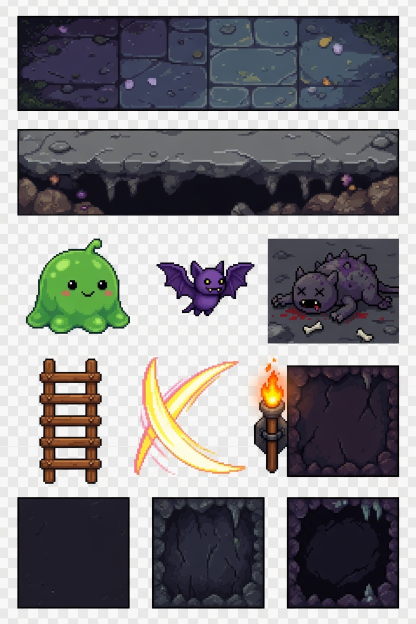
#> input picture assets/source/ai_dungeon_sheet_raw.jpg, 832 x 1248 px (shown at 1/2 size)
$ python -i character_art.py   (imports and definitions only)
#> lines starting #> are read from the running program, lines starting #| are printed output that depends on the picture
### tools/ai_art_common.py
"""Shared helpers for processing AI-generated pixel art into game assets."""

from __future__ import annotations

from pathlib import Path

from PIL import Image

ROOT = Path(__file__).resolve().parents[1]
SOURCE = ROOT / "assets" / "source"


def raw_path(name: str) -> Path:
    return SOURCE / f"ai_{name}_raw.jpg"


def clean_path(name: str) -> Path:
    return SOURCE / f"ai_{name}_clean.png"


# [28 lines left out: functions strip_background, cleanup_pixels, not called in this run]


def lowest_opaque_row(image: Image.Image) -> int:
    px = image.load()
    width, height = image.size
    for y in range(height - 1, -1, -1):
        for x in range(width):
            if px[x, y][3] > 30:
                return y
    return height - 1


# [116 lines left out: functions prepare_raw, load_clean, fit_to_canvas, resize_exact, find_tile_band, slice_tile_sheet, not called in this run]

### tools/character_art.py
"""Build the 16x32 Stardew-style player sheet from AI-generated art."""

from __future__ import annotations

from PIL import Image

from ai_art_common import cleanup_pixels, load_clean, lowest_opaque_row

FRAME_W = 16
FRAME_H = 32
WALK_FRAMES = 4
GRID_COLS = 4
GRID_ROWS = 5
GROUND_Y = 31
PAD_TOP = 6
PAD_BOTTOM = 18
PAD_X = 8

# AI sheet is 5 rows x 4 cols (not 6). Each row is a full walk cycle.
ROW_DOWN = 4
ROW_RIGHT = 1
ROW_UP = 2
ROW_LEFT = 0


def cell_size(img: Image.Image) -> tuple[int, int]:
    return img.width // GRID_COLS, img.height // GRID_ROWS


def crop_cell(img: Image.Image, row: int, col: int) -> Image.Image:
    cell_w, cell_h = cell_size(img)
    return img.crop((col * cell_w, row * cell_h, (col + 1) * cell_w, (row + 1) * cell_h))


def padded_crop(cell: Image.Image) -> Image.Image:
    bbox = cell.getbbox()
    if not bbox:
        return Image.new("RGBA", (1, 1), (0, 0, 0, 0))

    x0, y0, x1, y1 = bbox
    x0 = max(0, x0 - PAD_X)
    y0 = max(0, y0 - PAD_TOP)
    x1 = min(cell.width - 1, x1 + PAD_X)
    y1 = min(cell.height - 1, y1 + PAD_BOTTOM)
    return cell.crop((x0, y0, x1 + 1, y1 + 1))


def fit_frame_to_ground(crop: Image.Image, ground_y: int = GROUND_Y) -> Image.Image:
    frame = Image.new("RGBA", (FRAME_W, FRAME_H), (0, 0, 0, 0))
    bbox = crop.getbbox()
    if not bbox:
        return frame

    cropped = crop.crop(bbox)

    scale = min(FRAME_W / cropped.width, FRAME_H / cropped.height)
    new_w = max(1, int(cropped.width * scale))
    new_h = max(1, int(cropped.height * scale))
    resized = cropped.resize((new_w, new_h), Image.Resampling.NEAREST)

    foot = lowest_opaque_row(resized)
    oy = ground_y - foot
    if oy < 0:
        scale = min(scale, (ground_y + 1) / cropped.height)
        new_w = max(1, int(cropped.width * scale))
        new_h = max(1, int(cropped.height * scale))
        resized = cropped.resize((new_w, new_h), Image.Resampling.NEAREST)
        foot = lowest_opaque_row(resized)
        oy = ground_y - foot

    ox = (FRAME_W - new_w) // 2
    frame.paste(resized, (ox, oy))
    return cleanup_pixels(frame)


def mirror_frame(frame: Image.Image) -> Image.Image:
    return frame.transpose(Image.Transpose.FLIP_LEFT_RIGHT)


def extract_direction_row(img: Image.Image, row: int) -> list[Image.Image]:
    """Extract 4 frames from one sheet row, anchoring each frame's feet to GROUND_Y."""
    crops = [padded_crop(crop_cell(img, row, col)) for col in range(WALK_FRAMES)]
    return [fit_frame_to_ground(crop) for crop in crops]


def build_from_ai_grid(img: Image.Image) -> Image.Image:
    sheet = Image.new("RGBA", (64, 128), (0, 0, 0, 0))
    direction_rows = [ROW_DOWN, ROW_RIGHT, ROW_UP, ROW_LEFT]

    for dest_row, src_row in enumerate(direction_rows):
        frames = extract_direction_row(img, src_row)
        for col, frame in enumerate(frames):
            sheet.paste(frame, (col * FRAME_W, dest_row * FRAME_H))

    return sheet


def build_original_player_sheet() -> Image.Image:
    img = load_clean("player")
    return build_from_ai_grid(img)

>>> from PIL import Image
>>> picture = Image.open('../assets/source/ai_dungeon_sheet_raw.jpg')
#> picture is the input picture: PIL image 832x1248 RGB; mean R, G, B 132.6, 131.4, 134
>>> result = build_from_ai_grid(picture)
#> in build_from_ai_grid, `sheet = Image.new("RGBA", (64, 128), (0, 0, 0, 0))`: sheet: PIL image 64x128 RGBA; every value is 0
#> the loop in build_from_ai_grid, `for dest_row, src_row in enumerate(direction_rows):` made 1 pass
#> pass 1, in fit_frame_to_ground, `cropped = crop.crop(bbox)`:
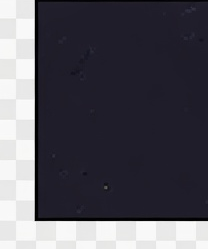
#> cropped: PIL image 208x249 RGB; mean R, G, B 84.6, 83.2, 92.2
#> pass 1, in fit_frame_to_ground, `resized = cropped.resize((new_w, new_h), Image.Resampling.NEAREST)`:
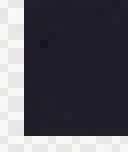
#> resized: PIL image 16x19 RGB (shown 8 times larger); mean R, G, B 87.9, 86.4, 95.5
#> (the run stopped early here; a loop or call above may not have finished)

$ run again, on assets/source/ai_hub_tiles_raw.jpg
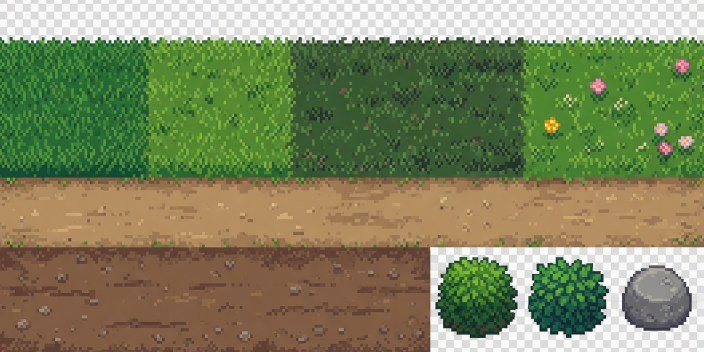
#> input picture assets/source/ai_hub_tiles_raw.jpg, 1408 x 704 px (shown at 1/2 size)
#> picture is the input picture: PIL image 1408x704 RGB; mean R, G, B 127, 133.8, 95.1
#> sheet: PIL image 64x128 RGBA; every value is 0
#> the loop in build_from_ai_grid, `for dest_row, src_row in enumerate(direction_rows):` made 1 pass
#> pass 1, in fit_frame_to_ground, `cropped = crop.crop(bbox)`:
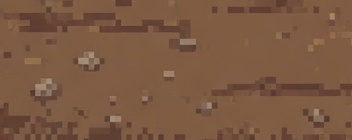
#> cropped: PIL image 352x140 RGB; mean R, G, B 123.6, 88.9, 66.1
